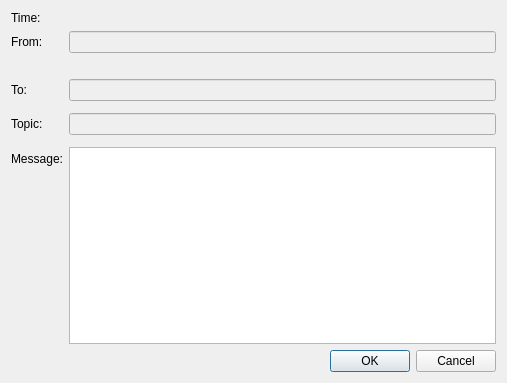
<?xml version="1.0" encoding="UTF-8"?>
<ui version="4.0">
 <class>MessageInfoDialog</class>
 <widget class="QDialog" name="MessageInfoDialog">
  <property name="geometry">
   <rect>
    <x>0</x>
    <y>0</y>
    <width>507</width>
    <height>383</height>
   </rect>
  </property>
  <property name="windowTitle">
   <string>Message Info</string>
  </property>
  <layout class="QVBoxLayout" name="verticalLayout">
   <item>
    <layout class="QFormLayout" name="formLayout">
     <property name="fieldGrowthPolicy">
      <enum>QFormLayout::AllNonFixedFieldsGrow</enum>
     </property>
     <item row="1" column="0">
      <widget class="QLabel" name="fromLabel">
       <property name="text">
        <string>From:</string>
       </property>
       <property name="buddy">
        <cstring>fromEdit</cstring>
       </property>
      </widget>
     </item>
     <item row="1" column="1">
      <widget class="QLineEdit" name="fromEdit">
       <property name="enabled">
        <bool>false</bool>
       </property>
       <property name="toolTip">
        <string>The value associated with this certificate.</string>
       </property>
      </widget>
     </item>
     <item row="2" column="0">
      <widget class="QLabel" name="currencyDisclaimer">
       <property name="text">
        <string/>
       </property>
       <property name="wordWrap">
        <bool>true</bool>
       </property>
      </widget>
     </item>
     <item row="2" column="1">
      <widget class="QLabel" name="fromDisclaimer">
       <property name="text">
        <string/>
       </property>
      </widget>
     </item>
     <item row="3" column="0">
      <widget class="QLabel" name="toLabel">
       <property name="text">
        <string>To:</string>
       </property>
       <property name="buddy">
        <cstring>toEdit</cstring>
       </property>
      </widget>
     </item>
     <item row="3" column="1">
      <widget class="QLineEdit" name="toEdit">
       <property name="enabled">
        <bool>false</bool>
       </property>
       <property name="toolTip">
        <string>The certificate name.</string>
       </property>
      </widget>
     </item>
     <item row="4" column="1">
      <layout class="QVBoxLayout" name="verticalLayout_3"/>
     </item>
     <item row="5" column="0">
      <widget class="QLabel" name="topicLabel">
       <property name="text">
        <string>Topic:</string>
       </property>
      </widget>
     </item>
     <item row="5" column="1">
      <widget class="QLineEdit" name="topicEdit">
       <property name="enabled">
        <bool>false</bool>
       </property>
      </widget>
     </item>
     <item row="9" column="0">
      <layout class="QVBoxLayout" name="verticalLayout_10"/>
     </item>
     <item row="10" column="0">
      <widget class="QLabel" name="label">
       <property name="text">
        <string>Message:</string>
       </property>
      </widget>
     </item>
     <item row="10" column="1">
      <widget class="QPlainTextEdit" name="messageEdit"/>
     </item>
     <item row="0" column="0">
      <widget class="QLabel" name="label_2">
       <property name="text">
        <string>Time:</string>
       </property>
      </widget>
     </item>
     <item row="0" column="1">
      <widget class="QLabel" name="timeLabel">
       <property name="text">
        <string/>
       </property>
      </widget>
     </item>
    </layout>
   </item>
   <item>
    <widget class="QDialogButtonBox" name="buttonBox">
     <property name="orientation">
      <enum>Qt::Horizontal</enum>
     </property>
     <property name="standardButtons">
      <set>QDialogButtonBox::Cancel|QDialogButtonBox::Ok</set>
     </property>
    </widget>
   </item>
  </layout>
 </widget>
 <resources/>
 <connections>
  <connection>
   <sender>buttonBox</sender>
   <signal>accepted()</signal>
   <receiver>MessageInfoDialog</receiver>
   <slot>accept()</slot>
   <hints>
    <hint type="sourcelabel">
     <x>248</x>
     <y>254</y>
    </hint>
    <hint type="destinationlabel">
     <x>157</x>
     <y>274</y>
    </hint>
   </hints>
  </connection>
  <connection>
   <sender>buttonBox</sender>
   <signal>rejected()</signal>
   <receiver>MessageInfoDialog</receiver>
   <slot>reject()</slot>
   <hints>
    <hint type="sourcelabel">
     <x>316</x>
     <y>260</y>
    </hint>
    <hint type="destinationlabel">
     <x>286</x>
     <y>274</y>
    </hint>
   </hints>
  </connection>
 </connections>
</ui>
